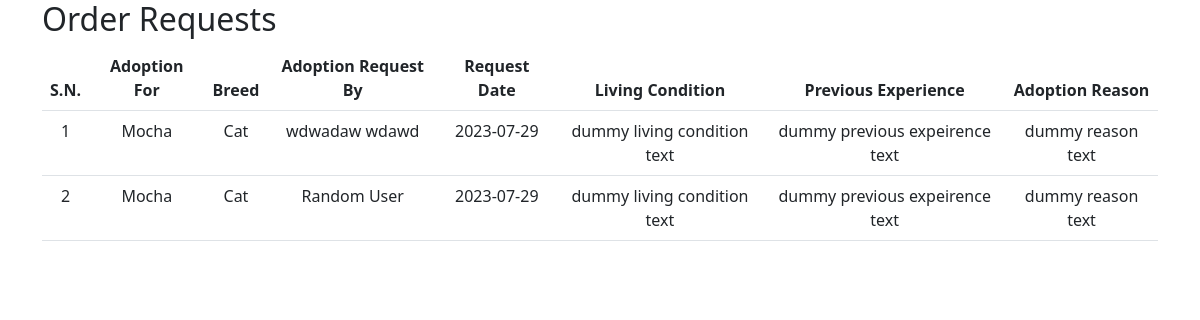
/Project_Week_BE/php/Admin/adminView/viewAllOrders.php, run on the app's committed database.
### tables this page shows
CREATE TABLE `orders` (
  `id` int(11) NOT NULL,
  `animal_id_fk` int(11) NOT NULL,
  `user_id_fk` int(11) NOT NULL,
  `request_date` date NOT NULL,
  `living_condition` varchar(255) NOT NULL,
  `previous_experience` varchar(255) NOT NULL,
  `adoption_reason` varchar(255) NOT NULL,
  `created_at` timestamp NOT NULL DEFAULT current_timestamp()
);

CREATE TABLE `animals` (
  `id` int(11) NOT NULL,
  `name` varchar(30) NOT NULL,
  `picture` varchar(100) DEFAULT NULL,
  `address` varchar(60) NOT NULL,
  `description` varchar(10000) NOT NULL,
  `size` varchar(20) NOT NULL,
  `age` varchar(30) NOT NULL,
  `vaccinated` varchar(3) NOT NULL,
  `breed` varchar(30) NOT NULL,
  `status` tinyint(1) NOT NULL,
  `agency_id_fk` int(11) NOT NULL,
  `price` varchar(255) DEFAULT NULL
);

### Project_Week_BE/php/Admin/adminView/viewAllOrders.php (the view, shortened to what this page needs)
<!DOCTYPE html>
<html lang="en">
<head>
    <link href="https://cdn.jsdelivr.net/npm/bootstrap@5.3.0/dist/css/bootstrap.min.css" rel="stylesheet">
</head>
<body>
    <div class="container">
        <h2>Order Requests</h2>
        <table class="table">
            <thead>
                <tr>
                <th class="text-center">S.N.</th>
                    <th class="text-center">Adoption For</th>
                    <th class="text-center">Breed</th>
                    <th class="text-center">Adoption Request By</th>
                    <th class="text-center">Request Date</th>
                    <th class="text-center">Living Condition</th>
                    <th class="text-center">Previous Experience</th>
                    <th class="text-center">Adoption Reason</th>
                </tr>
            </thead>
            <tbody>
                <?php
                include_once "../config/dbconnect.php";
                $sql = "SELECT o.*, CONCAT(u.first_name, ' ', u.last_name) AS user_name, a.name AS animal_name, a.breed
                        FROM orders o
                        JOIN users u ON o.user_id_fk = u.id
                        JOIN animals a ON o.animal_id_fk = a.id";
                $result = $conn->query($sql);
                $count = 1;
                if ($result->num_rows > 0) {
                    while ($row = $result->fetch_assoc()) {
                ?>
                        <tr>
                        <td class="text-center"><?= $count ?></td>
                            <td class="text-center"><?= $row["animal_name"] ?></td>
                            <td class="text-center"><?= $row["breed"] ?></td>
                            <td class="text-center"><?= $row["user_name"] ?></td>
                            <td class="text-center"><?= $row["request_date"] ?></td>
                            <td class="text-center"><?= $row["living_condition"] ?></td>
                            <td class="text-center"><?= $row["previous_experience"] ?></td>
                            <td class="text-center"><?= $row["adoption_reason"] ?></td>
                        </tr>
                <?php
                        $count++;
                    }
                }
                ?>
            </tbody>
        </table>
    </div>
</body>
</html>

### data on the page
orders: animals.name "Mocha", animals.breed "Cat", user_name "wdwadaw wdawd", request_date "2023-07-29", living_condition "dummy living condition text", previous_experience "dummy previous expeirence text", adoption_reason "dummy reason text"
orders: animals.name "Mocha", animals.breed "Cat", user_name "Random User", request_date "2023-07-29", living_condition "dummy living condition text", previous_experience "dummy previous expeirence text", adoption_reason "dummy reason text"
